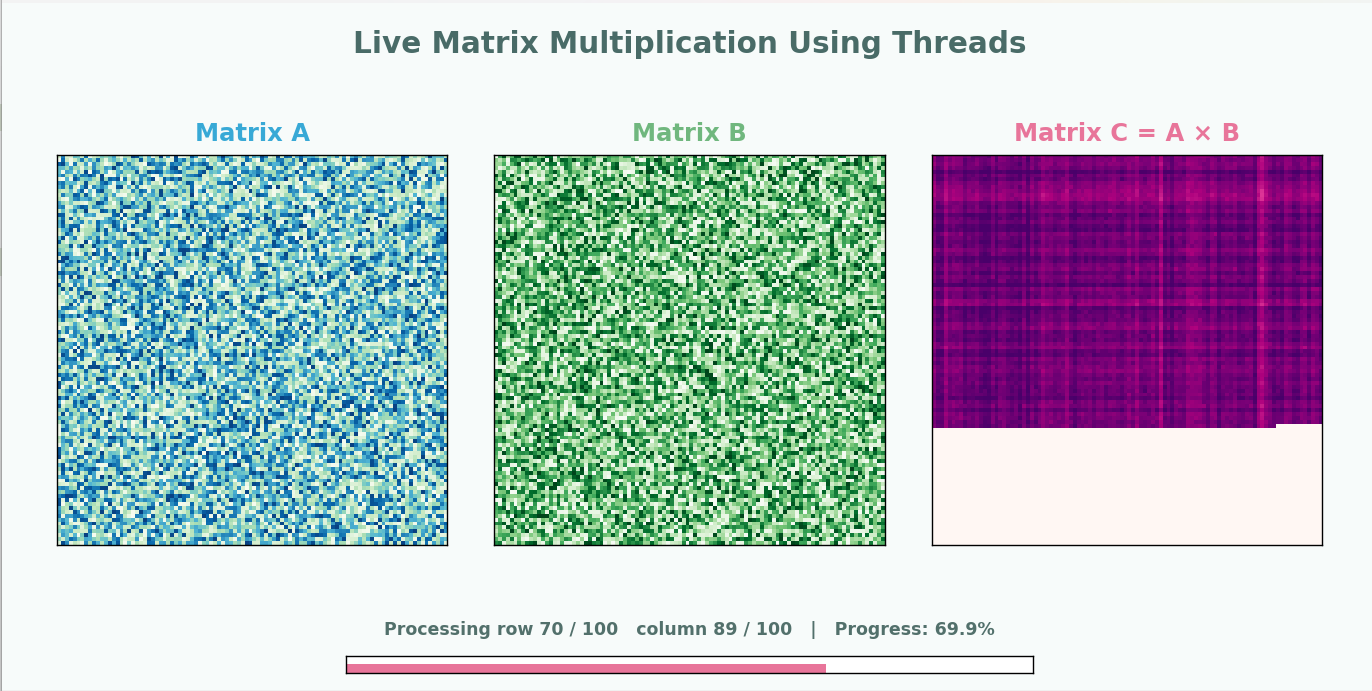

The Python source for this figure:
import matplotlib.pyplot as plt
from matplotlib.animation import FuncAnimation


def show_animation(matrix_module):

    SIZE = matrix_module.SIZE
    A = matrix_module.A
    B = matrix_module.B
    C = matrix_module.C
    lock = matrix_module.lock

    fig, axes = plt.subplots(
        1,
        3,
        figsize=(11, 5.5)
    )

    fig.patch.set_facecolor("#F7FBFA")

    # Matrix A - Sky Blue
    image_A = axes[0].imshow(
        A,
        cmap="GnBu",
        interpolation="nearest",
        vmin=1,
        vmax=10
    )

    axes[0].set_title(
        "Matrix A",
        fontsize=14,
        fontweight="bold",
        color="#38A9D6",
        pad=8
    )

    # Matrix B - Light Green
    image_B = axes[1].imshow(
        B,
        cmap="Greens",
        interpolation="nearest",
        vmin=1,
        vmax=10
    )

    axes[1].set_title(
        "Matrix B",
        fontsize=14,
        fontweight="bold",
        color="#70B77E",
        pad=8
    )

    # Matrix C - Pink
    image_C = axes[2].imshow(
        C,
        cmap="RdPu",
        interpolation="nearest"
    )

    axes[2].set_title(
        "Matrix C = A × B",
        fontsize=14,
        fontweight="bold",
        color="#E8759A",
        pad=8
    )

    for ax in axes:
        ax.set_xticks([])
        ax.set_yticks([])

    fig.suptitle(
        "Live Matrix Multiplication Using Threads",
        fontsize=17,
        fontweight="bold",
        color="#496B67",
        y=0.96
    )

    status = fig.text(
        0.5,
        0.08,
        "Starting matrix multiplication...",
        ha="center",
        fontsize=10,
        fontweight="bold",
        color="#52706B"
    )

    progress_ax = fig.add_axes(
        [0.25, 0.025, 0.5, 0.025]
    )

    progress_ax.set_xlim(
        0,
        SIZE * SIZE
    )

    progress_ax.set_ylim(
        0,
        1
    )

    progress_ax.set_xticks([])
    progress_ax.set_yticks([])

    progress_bar = progress_ax.barh(
        0,
        0,
        height=1,
        color="#E8759A"
    )

    def update(frame):

        with lock:
            current_C = C.copy()
            completed = matrix_module.completed
            row = matrix_module.current_row
            col = matrix_module.current_col

        image_C.set_data(current_C)

        total = SIZE * SIZE

        percentage = (
            completed / total
        ) * 100

        progress_bar[0].set_width(
            completed
        )

        if completed < total:

            status.set_text(
                f"Processing row {row + 1} / {SIZE}   "
                f"column {col + 1} / {SIZE}   |   "
                f"Progress: {percentage:.1f}%"
            )

        else:

            status.set_text(
                "✓ Matrix multiplication completed successfully"
            )

        return (
            image_A,
            image_B,
            image_C
        )

    animation = FuncAnimation(
        fig,
        update,
        interval=40,
        blit=False,
        cache_frame_data=False
    )

    plt.subplots_adjust(
        left=0.04,
        right=0.96,
        top=0.84,
        bottom=0.15,
        wspace=0.12
    )

    plt.show()
